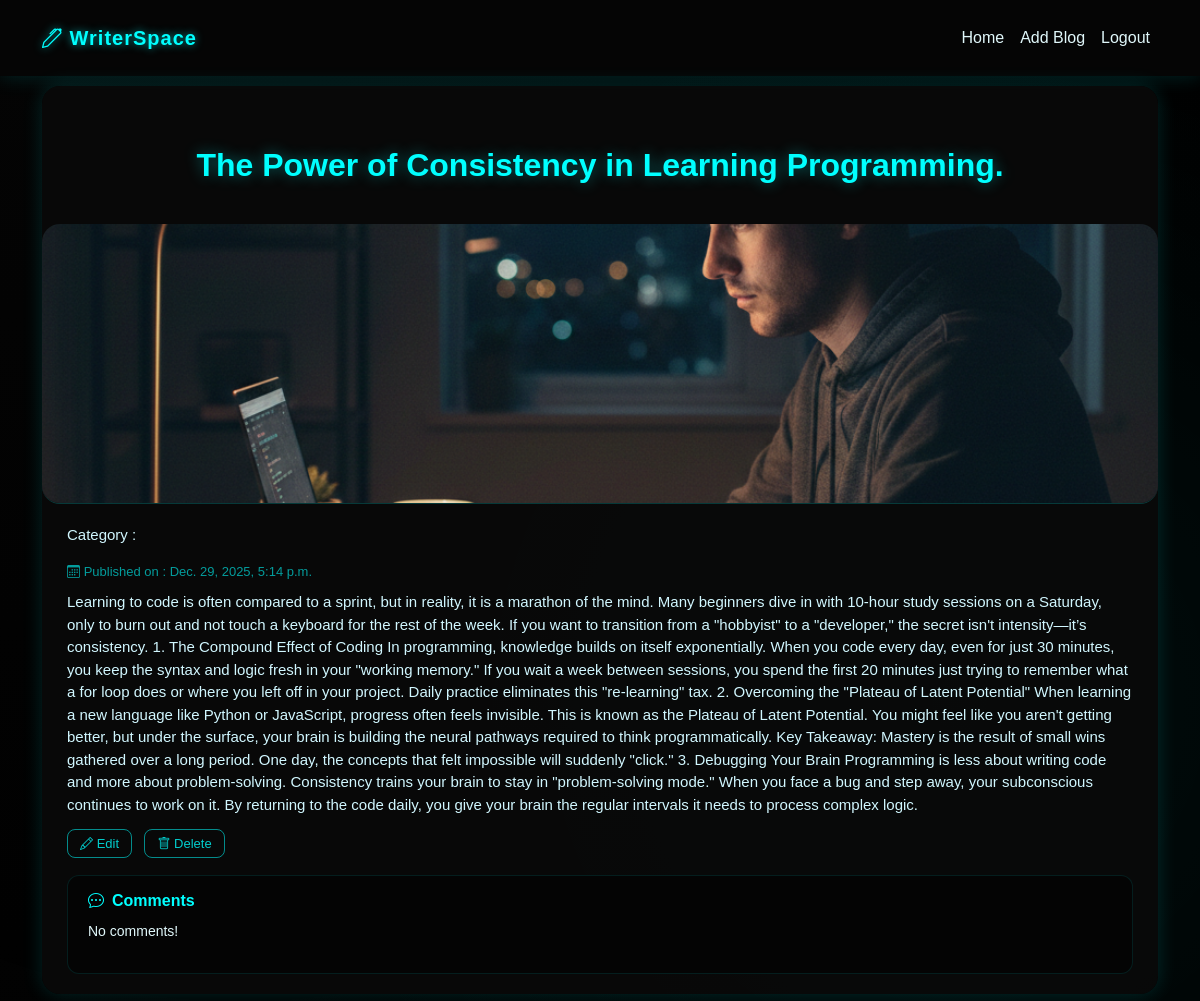
/writer/blogs/28, run on the app's committed database.
### blog_app/models.py (models this page shows, shortened)
class Blog(models.Model):
    writer=models.ForeignKey(User,on_delete=models.CASCADE,limit_choices_to={'role':'writer'})
    blog_title=models.CharField(max_length=100)
    category_options=[
        ('Technology','Technology'),
        ('Lifestyle','Lifestyle'),
        ('Travel','Travel'),
        ('Food','Food'),
        ('Education','Education'),
        ('Other','Other'),
    ]
    category=models.CharField(max_length=100,choices=category_options)
    status_options=[
        ('draft','Draft'),
        ('published','Published'),
    ]
    status=models.CharField(max_length=100,choices=status_options,default='draft')
    content=models.CharField(max_length=1000)
    image=models.FileField(upload_to='medias')
    created_at=models.DateTimeField(auto_now_add=True)
    reading_time=models.PositiveBigIntegerField(default=1)

### blog_app/views.py (the view)
# urls.py: path('writer/blogs/<int:id>', views.WriterBlogs.as_view(),name='writer-blogs'),
class WriterBlogs(View):
    def get(self,request,**kwargs):
        blog=Blog.objects.get(id=kwargs.get("id"))
        comments=Comments.objects.filter(blog=blog)
        return render(request,'writer_blogs.html',{'blog':blog,'comments':comments})

### blog_app/templates/writer_blogs.html (shortened to what this page needs)
{% load static %}
<!DOCTYPE html>
<html lang="en">
<head>
  <link href="https://cdn.jsdelivr.net/npm/bootstrap@5.3.3/dist/css/bootstrap.min.css" rel="stylesheet" />
  <link href="https://cdn.jsdelivr.net/npm/bootstrap-icons@1.11.3/font/bootstrap-icons.css" rel="stylesheet" />
  <link href="{% static 'css/writer_blogs.css' %}" rel="stylesheet" >
</head>
<body>
  <nav class="navbar navbar-expand-lg navbar-dark">
    <div class="container">
      <a class="navbar-brand" href="#"><i class="bi bi-pen"></i> WriterSpace</a>
      <div class="collapse navbar-collapse" id="navmenu">
        <ul class="navbar-nav ms-auto">
          <li class="nav-item"><a href="{% url 'writer-home' %}" class="nav-link">Home</a></li>
          <li class="nav-item"><a href="{% url 'add-blog' %}" class="nav-link">Add Blog</a></li>
          <li class="nav-item"><a href="{% url 'logout' %}" class="nav-link">Logout</a></li>
        </ul>
      </div>
    </div>
  </nav>
  <div class="container">
    <div class="blog-card">
      <h2>{{ blog.blog_title }}</h2>
          {% if blog.image and blog.image.url %}
          <img src="{{ blog.image.url }}" class="blog-img" alt="Blog Image">
          {% else %}
          <img src="{% static 'images/blog_default.png' %}" class="blog-img" alt="Default Blog Image">
          {% endif %}
      <div class="card-body">
        <p class="blog-text">Category : {{ blog.category }}</p>
        <p class="blog-meta"><i class="bi bi-calendar3"></i> Published on : {{ blog.created_at }}</p>
        <p class="blog-text">{{ blog.content }}</p>
        <div class="action-btns">
          <a href="{% url 'update-blogs' blog.id %}"><i class="bi bi-pencil"></i> Edit</a>
          <a href="{% url 'delete-blog' blog.id %}"><i class="bi bi-trash"></i> Delete</a>
        </div>
        <div class="comment-box">
          <h6><i class="bi bi-chat-dots" style="padding-right: 8px;"></i>Comments</h6>
          {% if comments %}
          {% for comment in comments %}
          <div class="comment">
            <p class="commenter">{{ comment.user.first_name }}</p>
            <p class="comment-text">{{ comment.comment }}</p>
          </div>
          {% endfor %}
          {% else %}
            <p class="comment-text">No comments!</p>
          {% endif %}
        </div>
      </div>
    </div>
  </div>
</body>
</html>

### blog_app/static/css/writer_blogs.css (style rules this page uses)
body { background: radial-gradient(circle at top left, #050505, #000); font-family: "Poppins", sans-serif; color: #e0f7fa; overflow-x: hidden; }
.container { position: relative; z-index: 2; padding-top: 10px; padding-bottom: 10px; }
h2 { color: #00ffff; text-shadow: 0 0 15px rgba(0, 255, 255, 0.4); font-weight: 600; text-align: center; margin-bottom: 40px; margin-top: 60px; }
.blog-card { background: rgba(10, 10, 10, 0.85); border-radius: 18px; overflow: hidden; box-shadow: 0 0 20px rgba(0, 255, 255, 0.15); transition: all 0.3s ease; }
.blog-card img { width: 100%; height: 280px; object-fit: cover; display: block; border-bottom: 1px solid rgba(0, 255, 255, 0.2); border-radius: 18px 18px ; }
.blog-img { width: 100%; height: 280px; object-fit: cover; border-bottom: 1px solid rgba(0, 255, 255, 0.2); }
.card-body { padding: 20px 25px; }
.blog-meta { font-size: 13px; color: #00ffff99; margin-bottom: 10px; }
.blog-text { color: #d1f7ff; font-size: 15px; margin-bottom: 15px; }
.action-btns a { text-decoration: none; border: 1px solid #00ffff88; padding: 6px 12px; border-radius: 8px; font-size: 13px; color: #00ffffcc; margin-right: 8px; transition: 0.3s; }
.comment-box { margin-top: 20px; background: rgba(0, 0, 0, 0.4); border-radius: 12px; padding: 15px 20px; border: 1px solid rgba(0, 255, 255, 0.1); }
.comment-box h6 { color: #00ffff; font-weight: 600; margin-bottom: 10px; }
.comment-text { color: #e0f7fa; font-size: 14px; }
.navbar { background-color: #050505; box-shadow: 0 0 20px rgba(0, 255, 255, 0.15); }
.navbar-brand { color: #00ffff; font-weight: 600; text-shadow: 0 0 8px #00ffff99; letter-spacing: 1px; }
.nav-link { color: #e0f7fa !important; transition: 0.3s; }

### data on the page
Blog: blog_title "The Power of Consistency in Learning Programming.", image (picture), created_at "Dec. 29, 2025, 5:14 p.m.", content "Learning to code is often compared to a sprint, but in reality, it is a marathon of the mind. Many beginners dive in with 10-hour study sessions on a Saturday, only to burn out and not touch a keyboard for the rest of the week. If you want to transition from a \"hobbyist\" to a \"developer,\" the secret isn't intensity—it’s consistency. 1. The Compound Effect of Coding In programming, knowledge builds on itself exponentially. When you code every day, even for just 30 minutes, you keep the syntax and logic fresh in your \"working memory.\" If you wait a week between sessions, you spend the first 20 minutes just trying to remember what a for loop does or where you left off in your project. Daily…"
